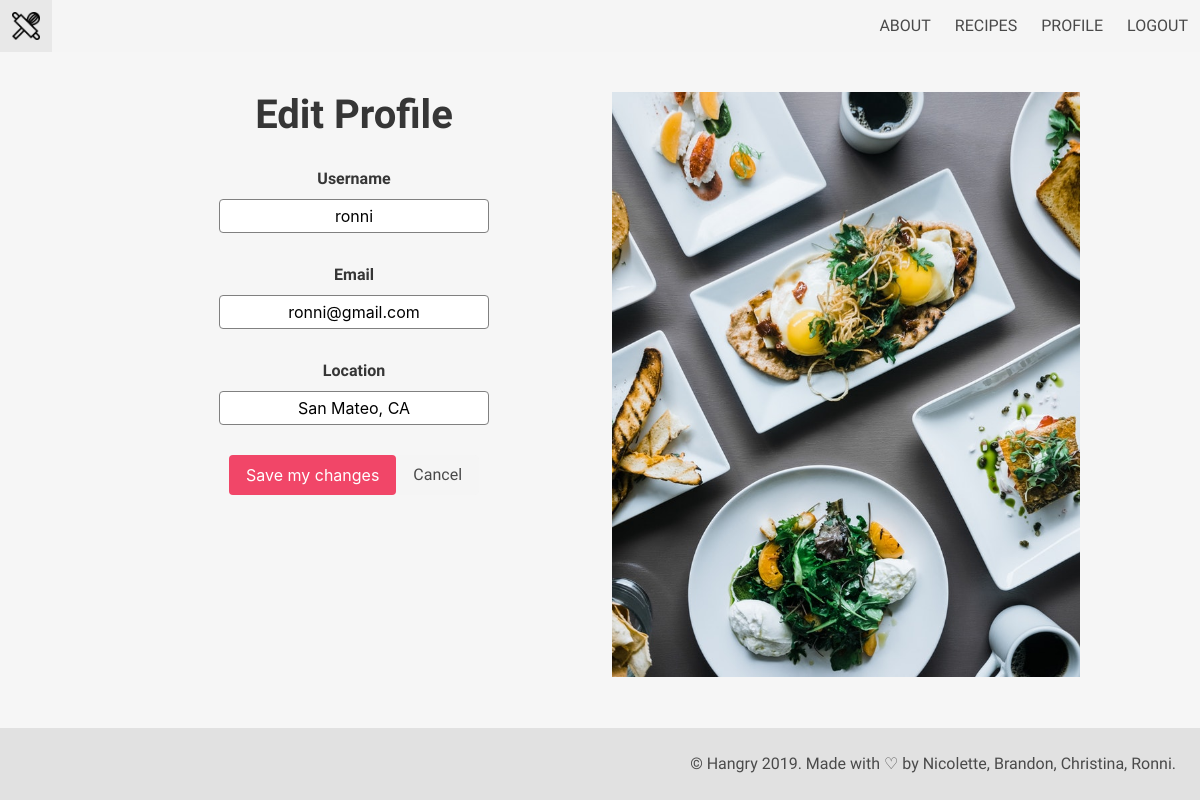
The app's page /edit-profile/ronni (signed in) with its own data.
### models.py (models this page shows, shortened)
class User(UserMixin, Model):
    username = CharField(unique=True)
    email = CharField(unique=True)
    password = CharField(max_length=100)
    location = TextField()
    image_filename = CharField()
    image_url = CharField()
    class Meta:
        database = DATABASE
        db_table = 'user'

### app.py (the view, shortened to what this page needs)
@app.route('/edit-profile/<username>', methods=['GET', 'POST'])
@login_required
def edit_profile(username=None):
    user = models.User.get(g.user.id)
    form = forms.EditUserForm()
    return render_template('edit-profile.html', form=form, user=user)

### forms.py
class EditUserForm(Form):
    username =  StringField(
        'Username',
        validators=[name_exists])
    email = StringField('Email')
    location =  StringField('Location')

### app.py (called while the page is built)
@login_manager.user_loader
def load_user(userid):
    try:
        return models.User.get(models.User.id == userid)
    except models.DoesNotExist:
        return None

@app.before_request
def before_request():
  g.db = models.DATABASE
  g.db.connect()
  g.user = current_user

@app.after_request
def after_request(response):
  g.db.close()
  return response

### templates/edit-profile.html (shortened to what this page needs)
{% extends "layout.html" %}
{% from "macros.html" import field_error %}
{% block content %}
  <div class="container edit-profile">
    <div class="columns">
      <div class="column">
        <h2 class="subtitle is-2">Edit Profile</h2>
        <form method="POST" action="">
          <div class="form-input">
            {{ form.username.label(class="label") }}
            {{ form.username(class="control", value=user.username) }}
          </div>
          <div class="form-input">
            {{ form.email.label(class="label") }}
            {{ form.email(class="control", value=user.email) }}
          </div>
          <div class="form-input">
            {{ form.location.label(class="label") }}
            {{ form.location(class="control", value=user.location) }}
          </div>
          <div class="has-text-centered">
            <button type="submit" class="button is-danger">Save my changes</button><a href="{{ url_for('profile', username=user.username) }}" class="button is-light">Cancel</a>
          </div>
        </form>
      </div>
      <div class="column">
        <img src="{{ url_for('static', filename='foodmeal.jpeg') }}">
      </div>
    </div>
  </div>
{% endblock %}

### static/styles.css (style rules this page uses)
body { display: flex; flex-direction: column; font-family: 'Questrial', sans-serif; min-height: 100vh; background-color: #F6F6F6; }
h2 { text-align: center; }
.columns { padding-top: 20px; }
.form-input { margin: 30px 20px; text-align: center; }
.control { border: 1px solid gray; border-radius: 4px; padding: 6px 10px; }

### records on screen
User: username "ronni", email "ronni@gmail.com", location "San Mateo, CA"
